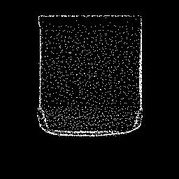
#> input picture preprocess/img/yz/003_cracker_box.jpg, 179 x 179 px, shrunk from 256 x 256 before the run, found by its file name
$ python gethull.py
#> lines starting #> are read from the running program, lines starting #| are printed output that depends on the picture; after the words box and inside, x2 and y2 are one past the last pixel; in counts of white or black regions, pixels touching at a corner belong together
import cv2 as cv
import numpy as np

class_name = '003_cracker_box'

if __name__ == '__main__':
    img = cv.imread("/home/yiyao/HOI/HOI/ho/preprocess/img/yz/003_cracker_box.jpg", 0)
#> img is the input picture: shape (179, 179); min 0, max 255, mean 12.6
    _, thresh = cv.threshold(img, 0, 255, cv.THRESH_BINARY + cv.THRESH_OTSU)
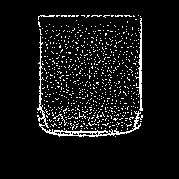
#> thresh: shape (179, 179); 7.2% white in thin lines or dots, all inside (x1, y1, x2, y2) = (37, 15, 143, 137)
    contours, hierarchy = cv.findContours(thresh, 3, 2)
#> contours = 718 contours, 714 with area under 20; largest, box (x1, y1, x2, y2) and area: (37, 36, 143, 137) 411, (135, 18, 143, 111) 126, (78, 132, 93, 136) 35, (60, 131, 71, 136) 22
    cnt = contours[0]
#> cnt = [[115, 136]]

    hull = cv.convexHull(cnt)
#> hull = [[115, 136]]

    image = cv.cvtColor(img, cv.COLOR_GRAY2BGR)
    cv.polylines(image, [hull], True, (0, 0, 255), 2)
#> image: shape (179, 179, 3); 0.02% of pixels changed, all inside (x1, y1, x2, y2) = (114, 135, 117, 138)

    cv.imwrite('hull/003_cracker_box.jpg', image)

$ run again, with preprocess/img/yz/004_sugar_box.jpg copied over preprocess/img/yz/003_cracker_box.jpg
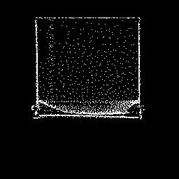
#> input picture preprocess/img/yz/004_sugar_box.jpg, 179 x 179 px, shrunk from 256 x 256 before the run, found by its file name
#> img is the input picture: shape (179, 179); min 0, max 255, mean 10.8
#> `_, thresh = cv.threshold(img, 0, 255, cv.THRESH_BINARY + cv.THRESH_OTSU)`:
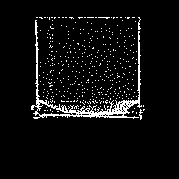
#> thresh: shape (179, 179); 5.4% white in thin lines or dots, all inside (x1, y1, x2, y2) = (31, 17, 145, 120)
#> contours = 449 contours, 446 with area under 20; largest, box (x1, y1, x2, y2) and area: (31, 20, 142, 119) 1001, (36, 102, 73, 116) 214, (108, 113, 124, 117) 36
#> cnt = [[57, 117]]
#> image: shape (179, 179, 3); 0.02% of pixels changed, all inside (x1, y1, x2, y2) = (56, 116, 59, 119)

$ run again, with preprocess/img/yz/006_mustard_bottle.jpg copied over preprocess/img/yz/003_cracker_box.jpg
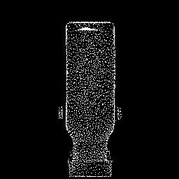
#> input picture preprocess/img/yz/006_mustard_bottle.jpg, 179 x 179 px, shrunk from 256 x 256 before the run, found by its file name
#> img is the input picture: shape (179, 179); min 0, max 255, mean 13.6
#> `_, thresh = cv.threshold(img, 0, 255, cv.THRESH_BINARY + cv.THRESH_OTSU)`:
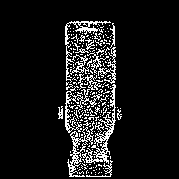
#> thresh: shape (179, 179); 10% white in thin lines or dots, all inside (x1, y1, x2, y2) = (58, 21, 122, 177)
#> contours = 356 contours, 339 with area under 20; largest, box (x1, y1, x2, y2) and area: (82, 84, 116, 164) 457, (67, 127, 94, 177) 388, (65, 21, 111, 83) 212, (65, 86, 102, 133) 210, (98, 47, 116, 84) 102
#> cnt = [[95, 174]]
#> image: shape (179, 179, 3); 0.02% of pixels changed, all inside (x1, y1, x2, y2) = (94, 173, 97, 176)

$ run again, with preprocess/img/yz/010_potted_meat_can.jpg copied over preprocess/img/yz/003_cracker_box.jpg
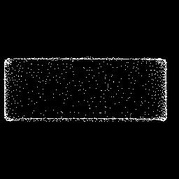
#> input picture preprocess/img/yz/010_potted_meat_can.jpg, 179 x 179 px, shrunk from 256 x 256 before the run, found by its file name
#> img is the input picture: shape (179, 179); min 0, max 255, mean 8.2
#> `_, thresh = cv.threshold(img, 0, 255, cv.THRESH_BINARY + cv.THRESH_OTSU)`:
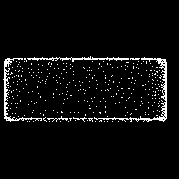
#> thresh: shape (179, 179); 4.5% white in thin lines or dots, all inside (x1, y1, x2, y2) = (3, 56, 167, 122)
#> contours = 354 contours, 351 with area under 20; largest, box (x1, y1, x2, y2) and area: (94, 57, 167, 122) 295, (3, 58, 42, 122) 169, (27, 56, 129, 62) 100
#> cnt = [[118, 121]]
#> image: shape (179, 179, 3); 0.02% of pixels changed, all inside (x1, y1, x2, y2) = (117, 120, 120, 123)
